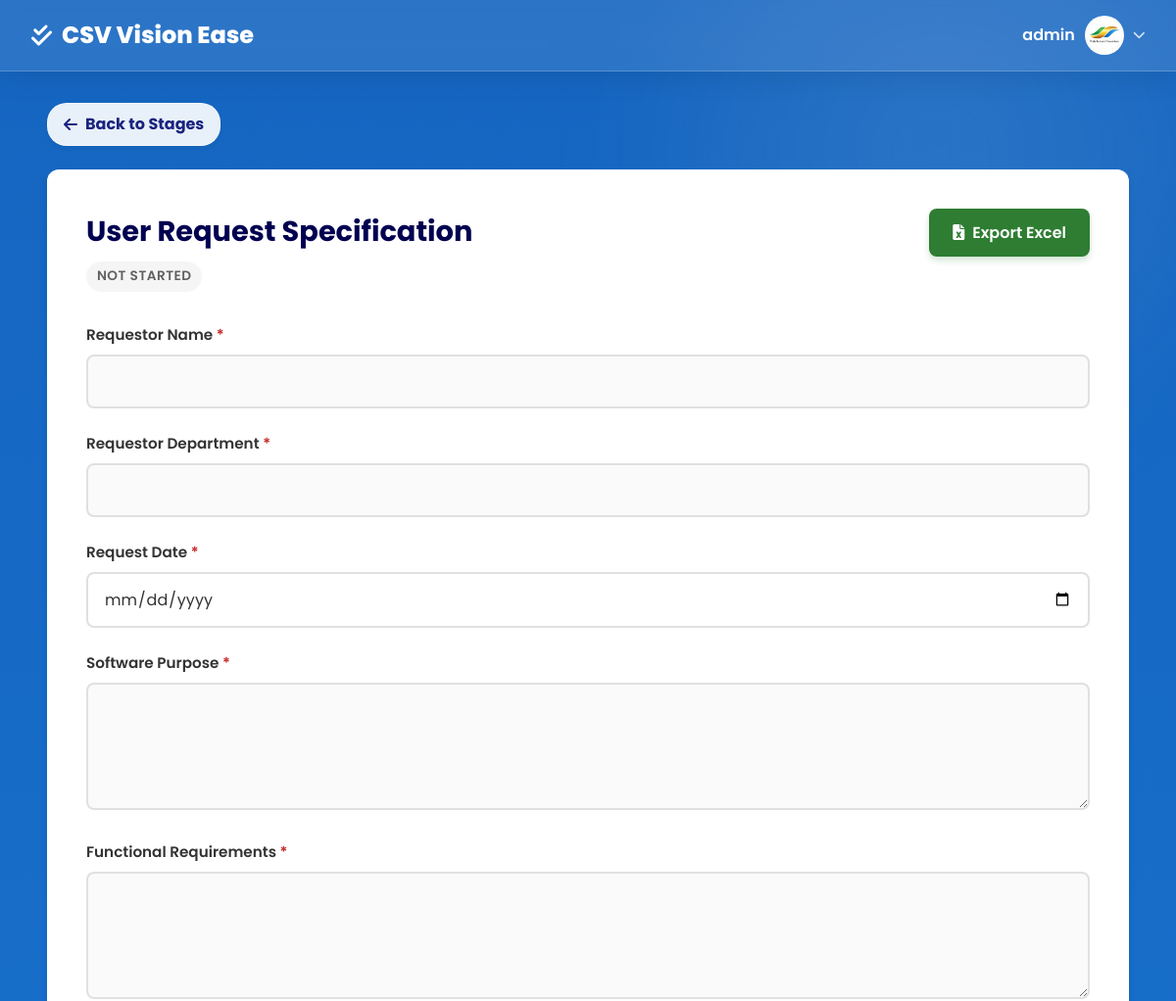
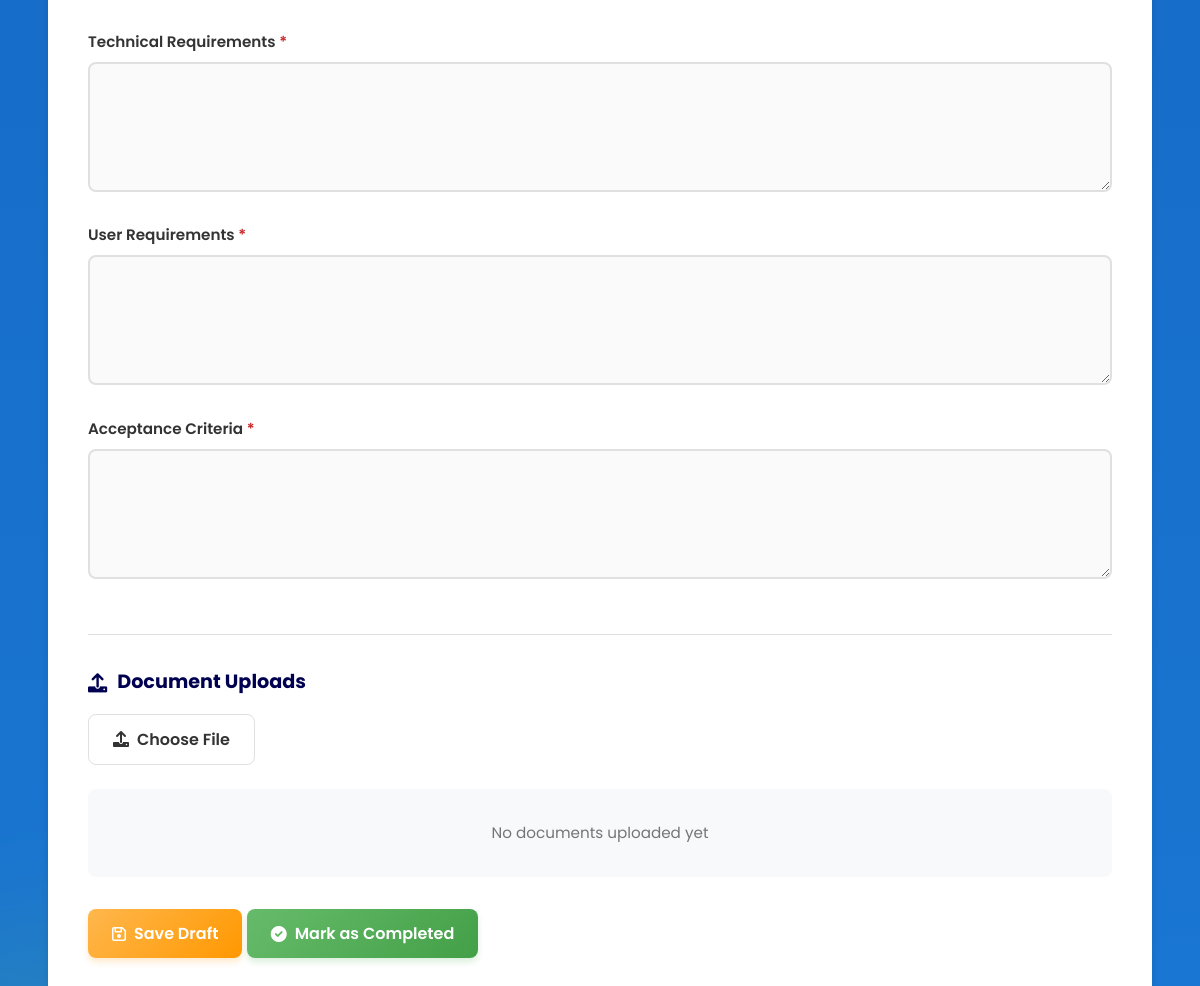
/stage_details.php?id=36 (signed in), run on the app's committed database (2 pictures, top to bottom).
### tables this page shows
CREATE TABLE `users` (
  `id` int NOT NULL,
  `username` varchar(50) NOT NULL,
  `password` varchar(255) NOT NULL,
  `role` enum('admin','user') DEFAULT 'user',
  `profile_picture` varchar(255) DEFAULT NULL,
  `created_at` timestamp NULL DEFAULT CURRENT_TIMESTAMP
);

CREATE TABLE `project_stages` (
  `id` int NOT NULL,
  `project_id` int NOT NULL,
  `name` varchar(100) NOT NULL,
  `status` enum('Not Started','In Progress','Completed') DEFAULT 'Not Started',
  `updated_at` timestamp NULL DEFAULT CURRENT_TIMESTAMP ON UPDATE CURRENT_TIMESTAMP,
  `completion_date` date DEFAULT NULL
);

### stage_details.php (the view, shortened to what this page needs)
<?php
require_once 'includes/db.php';
include 'includes/header.php';
$stage_id = $_GET['id'] ?? 0;
$stage = null;
$documents = [];
$urs_details = null;
$validation_report_details = null;
if ($stage_id) {
    $stmt = $pdo->prepare("
        SELECT ps.*, p.name as project_name, p.id as project_id
        FROM project_stages ps
        JOIN projects p ON ps.project_id = p.id
        WHERE ps.id = :id
    ");
    $stmt->execute(['id' => $stage_id]);
    $stage = $stmt->fetch();
    if ($stage) {
        $stmtDocs = $pdo->prepare("SELECT * FROM stage_documents WHERE stage_id = :id ORDER BY uploaded_at DESC");
        $stmtDocs->execute(['id' => $stage_id]);
        $documents = $stmtDocs->fetchAll();
        if ($stage['name'] === 'User Request Specification') {
            $stmtURS = $pdo->prepare("SELECT * FROM stage_urs_details WHERE stage_id = :id");
            $stmtURS->execute(['id' => $stage_id]);
            $urs_details = $stmtURS->fetch();
        } elseif ($stage['name'] === 'IQ - Installation Qualification') {
            $stmtIQ = $pdo->prepare("SELECT * FROM stage_iq_details WHERE stage_id = :id");
            $stmtIQ->execute(['id' => $stage_id]);
            $iq_details = $stmtIQ->fetch();
        } elseif ($stage['name'] === 'OQ - Operational Qualification') {
            $stmtOQ = $pdo->prepare("SELECT * FROM stage_oq_details WHERE stage_id = :id");
            $stmtOQ->execute(['id' => $stage_id]);
            $oq_details = $stmtOQ->fetch();
        } elseif ($stage['name'] === 'PQ - Performance Qualification') {
            $stmtPQ = $pdo->prepare("SELECT * FROM stage_pq_details WHERE stage_id = :id");
            $stmtPQ->execute(['id' => $stage_id]);
            $pq_details = $stmtPQ->fetch();
        } elseif ($stage['name'] === 'Laporan Validasi') {
            $stmtVal = $pdo->prepare("SELECT * FROM stage_validation_report_details WHERE stage_id = :id");
            $stmtVal->execute(['id' => $stage_id]);
            $validation_report_details = $stmtVal->fetch();
        }
    }
}
?>
<?php if ($stage): ?>
    <div class="container fade-in">
        <a href="project_details.php?id=<?php echo $stage['project_id']; ?>" class="back-link">
            <i class="fas fa-arrow-left" style="margin-right: 8px;"></i> Back to Stages
        </a>
        <div class="project-detail-card">
            <div class="project-detail-header">
                <div>
                    <h1 class="stage-title"><?php echo htmlspecialchars($stage['name']); ?></h1>
                    <div class="badge badge-<?php
                        echo match($stage['status']) {
                            'Completed' => 'success',
                            'In Progress' => 'warning',
                            default => 'secondary'
                        };
                    ?>">
                        <?php echo $stage['status']; ?>
                    </div>
                </div>
                <?php
                $is_approved = false;
                if ($stage['name'] === 'Laporan Validasi' && $validation_report_details) {
                    $is_approved = !empty($validation_report_details['prepared_by']) &&
                                   !empty($validation_report_details['reviewed_by']) &&
                                   !empty($validation_report_details['approved_by']);
                } else {
                    $is_approved = true;
                }
                ?>
                <?php if ($is_approved): ?>
                <a href="export_stage_excel.php?id=<?php echo $stage['id']; ?>" class="btn" style="background-color: var(--success-color); color: white; box-shadow: 0 4px 6px rgba(46, 125, 50, 0.2);">
                    <i class="fas fa-file-excel"></i> Export Excel
                </a>
                <?php else: ?>
                <button type="button" class="btn" disabled style="background-color: #ccc; cursor: not-allowed; opacity: 0.7;" title="Complete all approvals to enable export">
                    <i class="fas fa-file-excel"></i> Export Excel
                </button>
                <?php endif; ?>
            </div>
            <form method="POST" enctype="multipart/form-data">
                <?php if ($stage['name'] === 'User Request Specification'): ?>
                    <div class="form-group">
                        <label>Requestor Name <span style="color: var(--danger-color)">*</span></label>
                        <input type="text" name="requestor_name" value="<?php echo htmlspecialchars($urs_details['requestor_name'] ?? ''); ?>" required class="form-control">
                    </div>
                    <div class="form-group">
                        <label>Requestor Department <span style="color: var(--danger-color)">*</span></label>
                        <input type="text" name="requestor_department" value="<?php echo htmlspecialchars($urs_details['requestor_department'] ?? ''); ?>" required class="form-control">
                    </div>
                    <div class="form-group">
                        <label>Request Date <span style="color: var(--danger-color)">*</span></label>
                        <input type="date" name="request_date" value="<?php echo htmlspecialchars($urs_details['request_date'] ?? ''); ?>" required class="form-control">
                    </div>
                    <div class="form-group">
                        <label>Software Purpose <span style="color: var(--danger-color)">*</span></label>
                        <textarea name="software_purpose" rows="4" required class="form-control"><?php echo htmlspecialchars($urs_details['software_purpose'] ?? ''); ?></textarea>
                    </div>
                    <div class="form-group">
                        <label>Functional Requirements <span style="color: var(--danger-color)">*</span></label>
                        <textarea name="functional_requirements" rows="4" required class="form-control"><?php echo htmlspecialchars($urs_details['functional_requirements'] ?? ''); ?></textarea>
                    </div>
                    <div class="form-group">
                        <label>Technical Requirements <span style="color: var(--danger-color)">*</span></label>
                        <textarea name="technical_requirements" rows="4" required class="form-control"><?php echo htmlspecialchars($urs_details['technical_requirements'] ?? ''); ?></textarea>
                    </div>
                    <div class="form-group">
                        <label>User Requirements <span style="color: var(--danger-color)">*</span></label>
                        <textarea name="user_requirements" rows="4" required class="form-control"><?php echo htmlspecialchars($urs_details['user_requirements'] ?? ''); ?></textarea>
                    </div>
                    <div class="form-group">
                        <label>Acceptance Criteria <span style="color: var(--danger-color)">*</span></label>
                        <textarea name="acceptance_criteria" rows="4" required class="form-control"><?php echo htmlspecialchars($urs_details['acceptance_criteria'] ?? ''); ?></textarea>
                    </div>
                <?php endif; ?>
                <div class="document-upload-section">
                    <h3 class="document-upload-header">
                        <i class="fas fa-upload"></i> Document Uploads
                    </h3>
                    <div class="upload-area">
                        <button type="button" onclick="window.document.getElementById('file-upload').click()" class="btn btn-secondary">
                            <i class="fas fa-upload"></i> Choose File
                        </button>
                    </div>
                    <div class="documents-list">
                        <?php if (empty($documents)): ?>
                            <p style="color: var(--text-light); font-size: 0.95rem; text-align: center; padding: 2rem; background: #f8f9fa; border-radius: 8px;">No documents uploaded yet</p>
                        <?php endif; ?>
                    </div>
                </div>
                <div class="action-buttons">
                    <button type="submit" name="action" value="save_draft" formnovalidate class="btn btn-save-draft">
                        <i class="far fa-save"></i> Save Draft
                    </button>
                    <button type="submit" name="action" value="mark_completed" class="btn btn-mark-completed">
                        <i class="fas fa-check-circle"></i> Mark as Completed
                    </button>
                </div>
            </form>
        </div>
    </div>
<?php endif; ?>
<?php include 'includes/footer.php'; ?>

### includes/header.php (shortened to what this page needs)
<!DOCTYPE html>
<html lang="en">
<head>
    <link rel="stylesheet" href="assets/css/style.css?v=<?php echo time(); ?>">
    <link rel="stylesheet" href="https://cdnjs.cloudflare.com/ajax/libs/font-awesome/6.0.0/css/all.min.css">
</head>
<body>
    <nav class="navbar">
        <a href="dashboard.php" class="navbar-brand">
            <i class="fas fa-check-double"></i>
            <span>CSV Vision Ease</span>
        </a>
        <div class="user-menu" style="position: relative;">
            <div class="user-dropdown-toggle" onclick="toggleDropdown()" style="cursor: pointer; display: flex; align-items: center; gap: 10px;">
                <?php
                require_once 'includes/db.php';
                $stmtHeader = $pdo->prepare("SELECT profile_picture FROM users WHERE id = :id");
                $stmtHeader->execute(['id' => $_SESSION['user_id']]);
                $userHeader = $stmtHeader->fetch();
                $profilePic = $userHeader['profile_picture'] ?? '';
                ?>
                <span style="font-weight: 600;"><?php echo htmlspecialchars($_SESSION['username']); ?></span>
                <div style="width: 40px; height: 40px; border-radius: 50%; background: #f0f0f0; overflow: hidden; border: 2px solid rgba(255, 255, 255, 0.8);">
                    <?php if ($profilePic && file_exists($profilePic)): ?>
                        <img src="<?php echo $profilePic; ?>" alt="Profile" style="width: 100%; height: 100%; object-fit: cover;">
                    <?php else: ?>
                        <div style="width: 100%; height: 100%; display: flex; align-items: center; justify-content: center; background: var(--primary-color); color: white;">
                            <i class="fas fa-user"></i>
                        </div>
                    <?php endif; ?>
                </div>
                <i class="fas fa-chevron-down" style="font-size: 0.8rem; color: rgba(255, 255, 255, 0.8);"></i>
            </div>
        </div>
    </nav>
    <div class="container">

### data on the page
users: profile_picture (picture)
project_stages: name "User Request Specification", status "NOT STARTED"

### other printed values
$_SESSION['username'] "admin"
